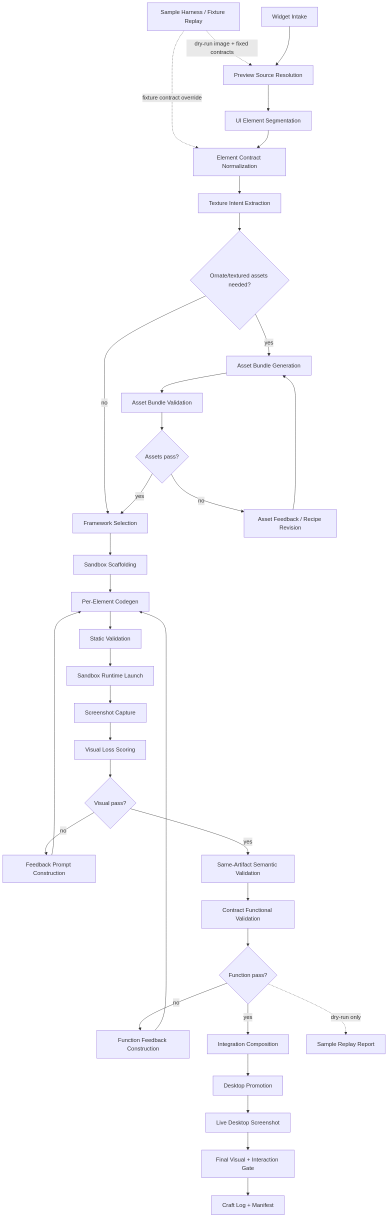
#> input picture .hermes/plans/2026-05-03-widget-dashboard-dag.png, 784 x 2461 px (shown at 1/2 size)
$ python img_to_braille.py -i ../../../.hermes/plans/2026-05-03-widget-dashboard-dag.png
#> lines starting #> are read from the running program, lines starting #| are printed output that depends on the picture; after the words box and inside, x2 and y2 are one past the last pixel; in counts of white or black regions, pixels touching at a corner belong together
#!/usr/bin/env python3
"""
img_to_braille.py — Convert any image to Braille Unicode ASCII art for Hermes skins.

Braille Unicode (U+2800–U+28FF) gives 2×4 sub-pixel resolution per character:
  - 8 individually addressable dots per cell
  - Always 1 column wide (unlike ░▒▓ block chars which are often 2-wide)
  - Braille blank ⠀ (U+2800) is invisible AND not trimmed by trimEnd()

Output modes:
  --out-yaml    → banner_hero / banner_logo ready YAML value (paste into skin)
  --out-plain   → raw braille art (preview, no markup)
  --out-preview → framed preview for sharing/messaging

Usage:
    python3 img_to_braille.py --input image.png --width 30 --height 15
    python3 img_to_braille.py --input logo.png --width 92 --height 10 --palette gold --out-yaml
    python3 img_to_braille.py --input face.jpg --width 30 --height 15 --validate-colors

Character limits (HARD constraints from Hermes banner.ts):
    banner_hero:  width=30, height=15  (left column beside tool list)
    banner_logo:  width≤100, height≤12  (shown above hero when terminal≥95 cols)

Dependencies: Pillow, numpy
    pip install Pillow numpy
    (NOT available in Hermes execute_code sandbox — run via terminal)
"""

import argparse
import sys
import re
from pathlib import Path

try:
    from PIL import Image, ImageFilter, ImageEnhance
    import numpy as np
except ImportError:
    sys.exit("Missing deps. Install: pip install Pillow numpy")

# ─── Braille encoding ────────────────────────────────────────────────────────
# Braille cell layout (unicode bit positions):
#   col0  col1
#   dot1  dot4   → bit0  bit3
#   dot2  dot5   → bit1  bit4
#   dot3  dot6   → bit2  bit5
#   dot7  dot8   → bit6  bit7
#
# The source image is sampled at 2× width, 4× height resolution relative to
# the character grid, giving one dot per pixel block.

BRAILLE_DOTS = [
    (0, 0, 0),  # dot1: col=0, row=0, bit=0
    (0, 1, 1),  # dot2: col=0, row=1, bit=1
    (0, 2, 2),  # dot3: col=0, row=2, bit=2
    (1, 0, 3),  # dot4: col=1, row=0, bit=3
    (1, 1, 4),  # dot5: col=1, row=1, bit=4
    (1, 2, 5),  # dot6: col=1, row=2, bit=5
    (0, 3, 6),  # dot7: col=0, row=3, bit=6
    (1, 3, 7),  # dot8: col=1, row=3, bit=7
]

BRAILLE_BASE = 0x2800
BRAILLE_BLANK = "\u2800"  # U+2800 — invisible, 1-wide, immune to trimEnd()


def encode_braille_char(dot_bits: int) -> str:
    return chr(BRAILLE_BASE + dot_bits)


# ─── Color Palettes ───────────────────────────────────────────────────────────

PALETTES = {
    "gold": {                            # DragonFable / Doomherald
        "bright": "#f0d688",
        "mid":    "#cc9e24",
        "dim":    "#885d14",
        "shadow": "#3a2008",
        "accent": "#8c1a2e",             # Crimson fell (shadows/edges)
    },
    "crimson": {
        "bright": "#f08888",
        "mid":    "#c93030",
        "dim":    "#7a1010",
        "shadow": "#2a0808",
        "accent": "#c9a227",
    },
    "cyan": {
        "bright": "#88f0f0",
        "mid":    "#27c9c9",
        "dim":    "#107a7a",
        "shadow": "#082a2a",
        "accent": "#c9a227",
    },
    "mono": {
        "bright": "#ffffff",
        "mid":    "#cccccc",
        "dim":    "#888888",
        "shadow": "#444444",
        "accent": "#aaaaaa",
    },
    "purple": {
        "bright": "#e0b8f8",
        "mid":    "#9b30d0",
        "dim":    "#5a1080",
        "shadow": "#200830",
        "accent": "#c9a227",
    },
}


# ─── Color Classification ─────────────────────────────────────────────────────
# IMPORTANT: Do NOT classify solely from grayscale luminance.
# Saturated dark colors (crimson #d42818 → gray ~89) are INVISIBLE under
# a pure luminance threshold. Always combine luminance + saturation masks.

def classify_color(r: int, g: int, b: int, a: int, palette_name: str) -> str | None:
    """
    Map RGBA pixel to a palette tier name, or None for transparent/background.

    Returns: 'bright' | 'mid' | 'dim' | 'shadow' | 'accent' | None

    The dual-mask strategy:
      - 'bright' mask: high luminance pixels (gold, highlights)
      - saturation mask: strongly hue-dominant pixels regardless of lightness
        (crimson gems, deep blue accents, forest green — all dark but vivid)
    """
    if a < 30:
        return None  # transparent

    lum = 0.299 * r + 0.587 * g + 0.114 * b

    # ── Saturation-dominant branches (checked BEFORE luminance) ──────────────
    # Red-dominant: catches crimson #d42818 (lum ~89, r=212 > g=24*1.4=33, b=24*1.6=38)
    if r > 90 and r > g * 1.4 and r > b * 1.6:
        return "accent" if lum < 160 else "bright"

    # Blue-dominant: deep blue, sapphire
    if b > 90 and b > r * 1.3 and b > g * 1.2:
        return "dim" if lum < 80 else "mid"

    # Green-dominant: forest green, jade
    if g > 90 and g > r * 1.3 and g > b * 1.2:
        return "dim" if lum < 80 else "mid"

    # ── Luminance tiers (warm/neutral colors) ─────────────────────────────────
    if lum > 180:
        return "bright"
    if lum > 110:
        return "mid"
    if lum > 55:
        return "dim"
    if lum > 20:
        return "shadow"
    return None  # near-black → background


# ─── Image Preprocessing ──────────────────────────────────────────────────────

def auto_crop_tight(img: Image.Image, margin: int = 3) -> Image.Image:
    """
    Remove transparent/near-black padding from a PNG.
    Composites onto black, finds non-background pixels, crops tight.
    """
    if img.mode != "RGBA":
        img = img.convert("RGBA")
    bg = Image.new("RGBA", img.size, (0, 0, 0, 255))
    composited = Image.alpha_composite(bg, img)
    gray = np.array(composited.convert("L"))
    mask = gray > 20  # above near-black
    ys, xs = np.where(mask)
    if ys.size == 0:
        return img  # nothing found — return as-is
    H, W = gray.shape
    y0 = max(0, int(ys.min()) - margin)
    y1 = min(H, int(ys.max()) + margin)
    x0 = max(0, int(xs.min()) - margin)
    x1 = min(W, int(xs.max()) + margin)
    return composited.crop((x0, y0, x1, y1))


def load_and_prepare(path: str, target_w: int, target_h: int,
                     sharpen: bool = False, auto_crop: bool = True) -> Image.Image:
    img = Image.open(path).convert("RGBA")
    if auto_crop:
        img = auto_crop_tight(img)
    # Resize to 2× width, 4× height (one dot per pixel block)
    dot_w = target_w * 2
    dot_h = target_h * 4
    img = img.resize((dot_w, dot_h), Image.LANCZOS)
    if sharpen:
        img = img.filter(ImageFilter.UnsharpMask(radius=1, percent=150, threshold=2))
        img = ImageEnhance.Sharpness(img).enhance(1.4)
    return img


# ─── Luminance mask with saturation override ─────────────────────────────────

def compute_on_mask(rgba_arr: np.ndarray,
                    lum_threshold: float = 110.0,
                    red_ratio_g: float = 1.4,
                    red_ratio_b: float = 1.6) -> np.ndarray:
    """
    Compute a boolean "dot on" mask that catches BOTH:
      - bright pixels (gold, highlights) via luminance
      - saturated dark colors (crimson, deep blue) via hue dominance

    Parameters
    ----------
    rgba_arr        : H×W×4 uint8 array
    lum_threshold   : luminance cutoff (0–255). Default 110 works for most images.
    red_ratio_g     : r must exceed g by this factor to count as red-dominant.
    red_ratio_b     : r must exceed b by this factor to count as red-dominant.

    Returns bool H×W mask. True = dot lit.
    """
    r = rgba_arr[:, :, 0].astype(np.float32)
    g = rgba_arr[:, :, 1].astype(np.float32)
    b = rgba_arr[:, :, 2].astype(np.float32)
    a = rgba_arr[:, :, 3].astype(np.float32)

    gray = 0.299 * r + 0.587 * g + 0.114 * b

    # Percentile contrast stretch (2%–98%) before threshold
    flat = gray[a > 30].flatten()
    if flat.size > 0:
        lo, hi = np.percentile(flat, [2, 98])
        gray_s = np.clip((gray - lo) / max(hi - lo, 1.0) * 255.0, 0, 255)
    else:
        gray_s = gray

    # Luminance mask
    bright = gray_s > lum_threshold

    # Saturation masks (catch dark but vivid colors)
    red_dom  = (r > 90) & (r > g * red_ratio_g) & (r > b * red_ratio_b)
    blue_dom = (b > 90) & (b > r * 1.3) & (b > g * 1.2)
    grn_dom  = (g > 90) & (g > r * 1.3) & (g > b * 1.2)

    # Transparent pixels never light a dot
    visible = a > 30

    return (bright | red_dom | blue_dom | grn_dom) & visible


# ─── Braille grid builder ─────────────────────────────────────────────────────

def image_to_braille_grid(img: Image.Image,
                           on_mask: np.ndarray,
                           palette_name: str) -> list[list[tuple[str, str | None]]]:
    """
    Build a 2D grid of (char, color_hex | None) tuples.

    Each cell covers a 2-wide × 4-tall dot block.
    color_hex is determined by the average RGBA of all lit dots in the cell.
    """
    rgba = np.array(img)
    char_h = img.height // 4
    char_w = img.width // 2
    palette = PALETTES[palette_name]

    grid = []
    for cy in range(char_h):
        row = []
        for cx in range(char_w):
            # Build braille bitmask
            bits = 0
            lit_pixels = []
            for (dot_col, dot_row, bit) in BRAILLE_DOTS:
                py = cy * 4 + dot_row
                px = cx * 2 + dot_col
                if on_mask[py, px]:
                    bits |= (1 << bit)
                    lit_pixels.append((int(rgba[py, px, 0]),
                                       int(rgba[py, px, 1]),
                                       int(rgba[py, px, 2]),
                                       int(rgba[py, px, 3])))

            ch = encode_braille_char(bits) if bits else BRAILLE_BLANK

            if lit_pixels:
                # Average RGBA of lit dots → classify to palette tier → hex color
                avg_r = int(np.mean([p[0] for p in lit_pixels]))
                avg_g = int(np.mean([p[1] for p in lit_pixels]))
                avg_b = int(np.mean([p[2] for p in lit_pixels]))
                avg_a = int(np.mean([p[3] for p in lit_pixels]))
                tier  = classify_color(avg_r, avg_g, avg_b, avg_a, palette_name)
                color = palette.get(tier) if tier else None
            else:
                color = None

            row.append((ch, color))
        grid.append(row)
    return grid


# ─── Color validation ─────────────────────────────────────────────────────────

# [44 lines left out: function validate_color_coverage, not called in this run]


# ─── Rich markup output ───────────────────────────────────────────────────────

def grid_to_rich_lines(grid: list[list[tuple[str, str | None]]]) -> list[str]:
    """
    Run-length encode color changes into Rich markup lines.
    Uses BRAILLE_BLANK for all colorless cells (immune to trimEnd()).
    """
    lines = []
    for row in grid:
        parts = []
        i = 0
        while i < len(row):
            ch, color = row[i]
            # Group consecutive cells with the same color
            j = i
            while j < len(row) and row[j][1] == color:
                j += 1
            segment = "".join(c for c, _ in row[i:j])
            if color:
                parts.append(f"[{color}]{segment}[/]")
            else:
                # Replace with braille blanks to preserve column positions
                parts.append(BRAILLE_BLANK * len(segment))
            i = j
        lines.append("".join(parts))
    return lines


def lines_to_yaml_value(lines: list[str], field: str = "banner_hero") -> str:
    escaped = "\\n".join(lines)
    return f'{field}: "{escaped}"'


# [12 lines left out: function frame_preview, not called in this run]


# ─── CLI ──────────────────────────────────────────────────────────────────────

def main():
    ap = argparse.ArgumentParser(
        description="Convert image to Braille Unicode art for Hermes skins",
        formatter_class=argparse.RawDescriptionHelpFormatter,
        epilog="""
Character limits (Hermes banner.ts hard constraints):
  banner_hero:  --width 30  --height 15
  banner_logo:  --width 92  --height 10  (max 100 cols)

Examples:
  python3 img_to_braille.py --input logo.png --width 30 --height 15 --out-yaml
  python3 img_to_braille.py --input face.jpg --width 92 --height 10 --palette gold --validate-colors
  python3 img_to_braille.py --input art.png  --width 30 --height 15 --out-preview
        """
    )
    ap.add_argument("--input",  "-i", required=True, help="Path to source image")
    ap.add_argument("--width",  "-W", type=int, default=30,  help="Character columns (default 30 for hero)")
    ap.add_argument("--height", "-H", type=int, default=15,  help="Character rows    (default 15 for hero)")
    ap.add_argument("--palette", "-p", choices=list(PALETTES), default="gold",
                    help="Color palette (default: gold)")
    ap.add_argument("--lum-threshold", type=float, default=110.0,
                    help="Luminance threshold 0–255 for 'dot on' (default 110)")
    ap.add_argument("--red-ratio-g", type=float, default=1.4,
                    help="Red/green ratio to trigger red-dominant mask (default 1.4)")
    ap.add_argument("--red-ratio-b", type=float, default=1.6,
                    help="Red/blue ratio to trigger red-dominant mask (default 1.6)")
    ap.add_argument("--sharpen", action="store_true",
                    help="Apply unsharp mask + sharpness enhance (good for faces/portraits)")
    ap.add_argument("--no-auto-crop", action="store_true",
                    help="Skip automatic tight bounding-box crop")
    ap.add_argument("--field", default="banner_hero",
                    help="YAML field name (default: banner_hero, use banner_logo for wide art)")
    ap.add_argument("--out-yaml",    action="store_true", help="Output YAML value (paste into skin)")
    ap.add_argument("--out-plain",   action="store_true", help="Output raw braille, no markup")
    ap.add_argument("--out-preview", action="store_true", help="Output framed preview (messaging-safe)")
    ap.add_argument("--validate-colors", action="store_true",
                    help="Print per-tier coverage report (for debugging missing features)")
    args = ap.parse_args()

    if not Path(args.input).exists():
        sys.exit(f"File not found: {args.input}")

    # Enforce hard dimension limits
    if args.width > 100:
        print(f"⚠  Warning: width {args.width} exceeds 100-col Hermes limit. Using 100.", file=sys.stderr)
        args.width = 100
    if args.field == "banner_hero" and (args.width != 30 or args.height != 15):
        print(f"ℹ  banner_hero hard constraint: 30×15. You specified {args.width}×{args.height}.",
              file=sys.stderr)

    print(f"Loading {args.input} → {args.width}×{args.height} braille grid...", file=sys.stderr)
    img = load_and_prepare(args.input, args.width, args.height,
                            sharpen=args.sharpen, auto_crop=not args.no_auto_crop)
#> in load_and_prepare, img is the input picture: PIL image 784x2461 RGBA; mean R, G, B, A 28.8, 28.6, 31.5, 32
#> in auto_crop_tight, `composited = Image.alpha_composite(bg, img)`:
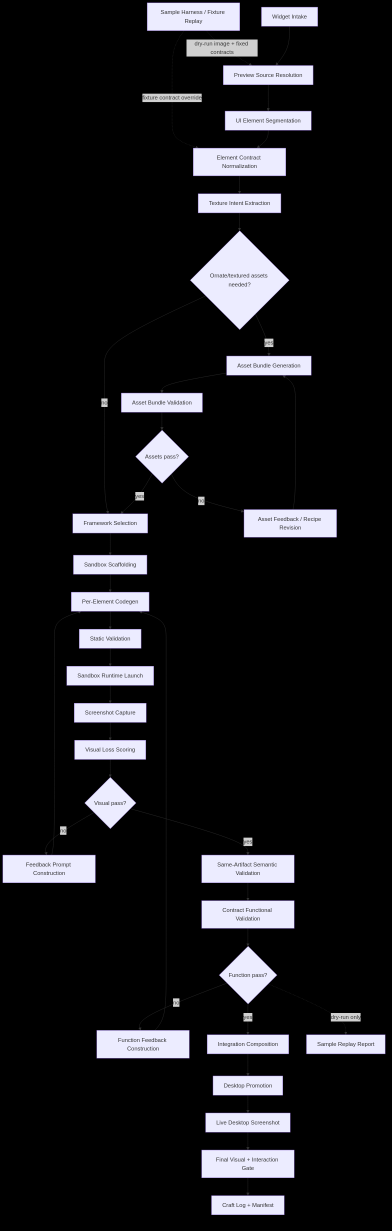
#> composited: PIL image 784x2461 RGBA (shown at 1/2 size); mean R, G, B, A 28, 27.9, 30.4, 255
#> in auto_crop_tight, `mask = gray > 20`:
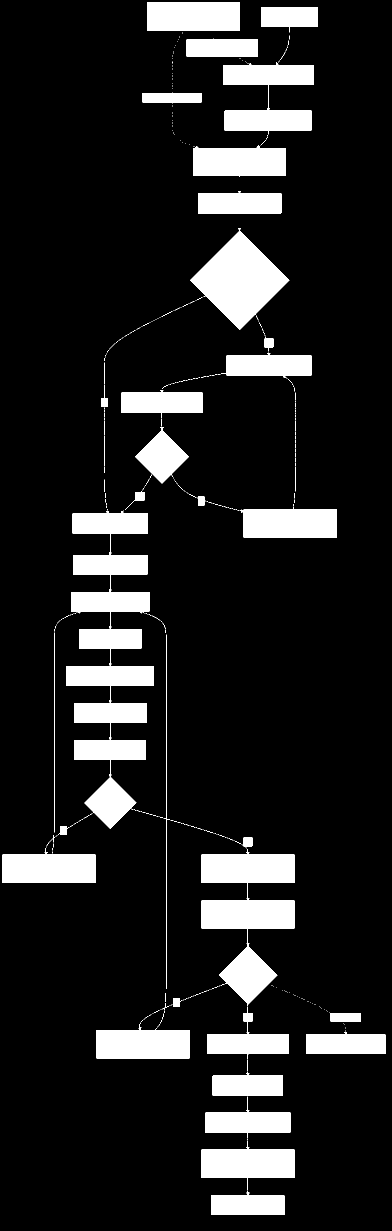
#> mask: shape (2461, 784) bool (shown at 1/2 size); 12.8% white; 388 white regions (347 under 20 px), largest, box (x1, y1, x2, y2) and area: (133, 1021, 308, 1658) 47282, (403, 1698, 589, 2012) 28052, (380, 456, 579, 660) 19824
#> in auto_crop_tight, `y0 = max(0, int(ys.min()) - margin)`: y0 = 2
#> in auto_crop_tight, `y1 = min(H, int(ys.max()) + margin)`: y1 = 2432
#> in auto_crop_tight, `x0 = max(0, int(xs.min()) - margin)`: x0 = 2
#> in auto_crop_tight, `x1 = min(W, int(xs.max()) + margin)`: x1 = 773
#> in auto_crop_tight, `return composited.crop((x0, y0, x1, y1))`:
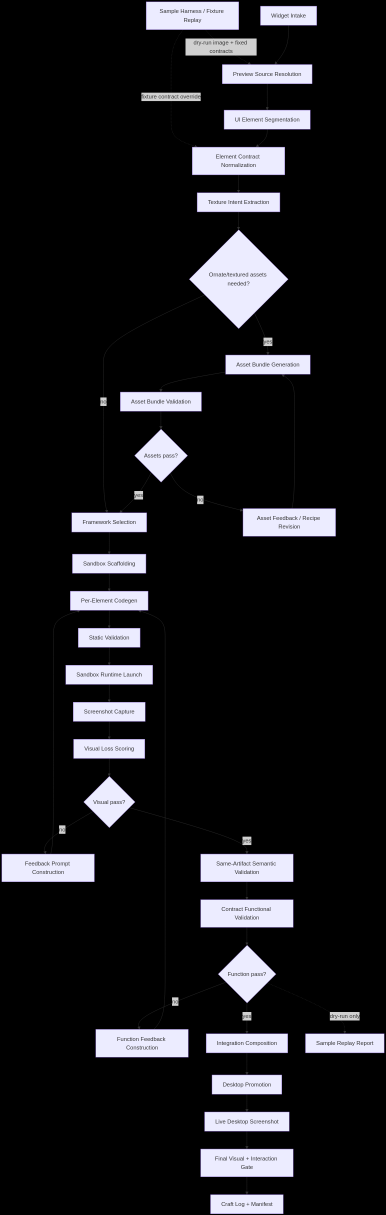
#> returned value: PIL image 771x2430 RGBA (shown at 1/2 size); mean R, G, B, A 28.8, 28.7, 31.3, 255
#> in load_and_prepare, `img = img.resize((dot_w, dot_h), Image.LANCZOS)`:
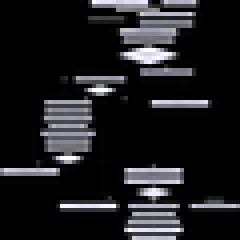
#> img: PIL image 60x60 RGBA (shown 4 times larger); mean R, G, B, A 30.2, 30.1, 32.5, 255

    rgba_arr = np.array(img)
    on_mask  = compute_on_mask(rgba_arr,
                                lum_threshold=args.lum_threshold,
                                red_ratio_g=args.red_ratio_g,
                                red_ratio_b=args.red_ratio_b)
#> in compute_on_mask, `a = rgba_arr[:, :, 3].astype(np.float32)`: a: shape (60, 60) float32; every value is 255
#> in compute_on_mask, `flat = gray[a > 30].flatten()`: flat = 3600 values, max 255 at index 756, min 0 at index 0, mean 30.39
#> in compute_on_mask, `lo, hi = np.percentile(flat, [2, 98])`: lo = 0; hi = 223.5
#> in compute_on_mask, `gray_s = np.clip((gray - lo) / max(hi - lo, 1.0) * 255.0, 0, 255)`:
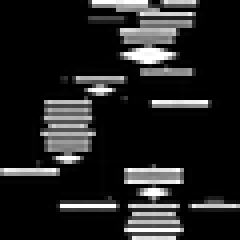
#> gray_s: shape (60, 60) float32 (shown 4 times larger); min 0, max 255, mean 34.3
#> in compute_on_mask, `bright = gray_s > lum_threshold`:
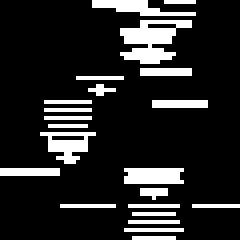
#> bright: shape (60, 60) bool (shown 4 times larger); 15.1% white in thin lines or dots
#> in compute_on_mask, `red_dom  = (r > 90) & (r > g * red_ratio_g) & (r > b * red_ratio_b)`: red_dom: shape (60, 60) bool; every value is 0
#> in compute_on_mask, `visible = a > 30`: visible: shape (60, 60) bool; every value is 1
    grid     = image_to_braille_grid(img, on_mask, args.palette)
#> after the loop in image_to_braille_grid, `for cy in range(char_h):`: grid = 15 items
#> grid = 15 items

    if args.validate_colors:
        validate_color_coverage(grid, args.palette, verbose=True)

    lines = grid_to_rich_lines(grid)
#> the loop in grid_to_rich_lines, `for row in grid:` made 15 passes
#> lines = 15 items

    if args.out_plain:
        import re as _re
        for line in lines:
            print(_re.sub(r'\[/?[^\]]*\]', '', line))
    elif args.out_preview:
        print(frame_preview(lines, label=f"{args.width}×{args.height} {args.palette}"))
    else:
        # Default: YAML value
        print(lines_to_yaml_value(lines, field=args.field))
#> (printed output is left out)


if __name__ == "__main__":
    main()
